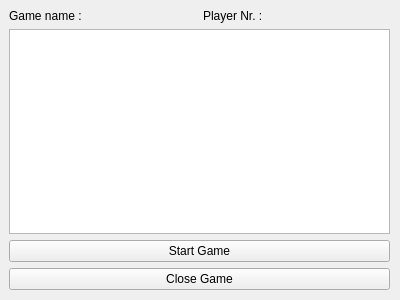
<?xml version="1.0" encoding="UTF-8"?>
<ui version="4.0">
 <class>Start_game</class>
 <widget class="QWidget" name="Start_game">
  <property name="geometry">
   <rect>
    <x>0</x>
    <y>0</y>
    <width>400</width>
    <height>300</height>
   </rect>
  </property>
  <property name="sizePolicy">
   <sizepolicy hsizetype="Maximum" vsizetype="Preferred">
    <horstretch>0</horstretch>
    <verstretch>0</verstretch>
   </sizepolicy>
  </property>
  <property name="windowTitle">
   <string>Form</string>
  </property>
  <widget class="QWidget" name="verticalLayoutWidget">
   <property name="geometry">
    <rect>
     <x>9</x>
     <y>9</y>
     <width>381</width>
     <height>281</height>
    </rect>
   </property>
   <layout class="QVBoxLayout" name="verticalLayout">
    <property name="sizeConstraint">
     <enum>QLayout::SetMaximumSize</enum>
    </property>
    <item>
     <layout class="QHBoxLayout" name="horizontalLayout">
      <item>
       <widget class="QLabel" name="label_game_name_text">
        <property name="text">
         <string>Game name : </string>
        </property>
       </widget>
      </item>
      <item>
       <widget class="QLabel" name="label_game_name">
        <property name="text">
         <string/>
        </property>
       </widget>
      </item>
      <item>
       <widget class="QLabel" name="label_player_rn_text">
        <property name="text">
         <string>Player Nr. :</string>
        </property>
       </widget>
      </item>
      <item>
       <widget class="QLabel" name="label_player_nr">
        <property name="text">
         <string/>
        </property>
       </widget>
      </item>
     </layout>
    </item>
    <item>
     <widget class="QListView" name="list_view_player"/>
    </item>
    <item>
     <widget class="QPushButton" name="push_button_start_game">
      <property name="sizePolicy">
       <sizepolicy hsizetype="Preferred" vsizetype="Fixed">
        <horstretch>0</horstretch>
        <verstretch>0</verstretch>
       </sizepolicy>
      </property>
      <property name="text">
       <string>Start Game</string>
      </property>
     </widget>
    </item>
    <item>
     <widget class="QPushButton" name="push_button_close_game">
      <property name="text">
       <string>Close Game</string>
      </property>
     </widget>
    </item>
   </layout>
  </widget>
 </widget>
 <resources/>
 <connections/>
</ui>
